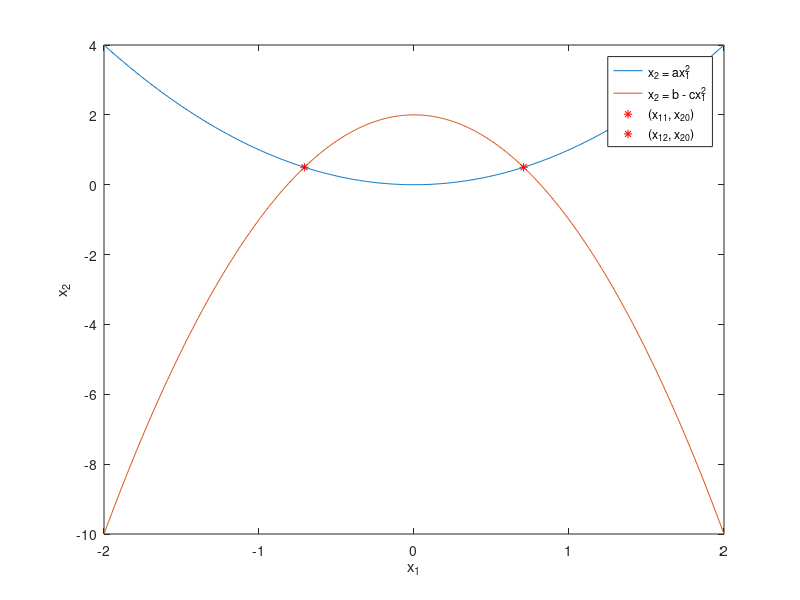

MATLAB code to generate this figure:
%% Уравнения, ограничивающие множество Omega
a = 1;
b = 2;
c = 3;

x1Vec = -2:0.01:2;

plot(x1Vec, a.*(x1Vec.^2));
hold on;
plot(x1Vec, b - c.*(x1Vec.^2));
xlabel('x_1');
ylabel('x_2');

x11 = sqrt(b / (a + c));
x12 = -x11;
x20 = a*b / (a + c);

plot(x11, x20, 'r*');
plot(x12, x20, 'r*');

legend('x_2 = ax_1^2', 'x_2 = b - cx_1^2', '(x_{11}, x_{20})', '(x_{12}, x_{20})');
clear a b c x1Vec x11 x12 x20;